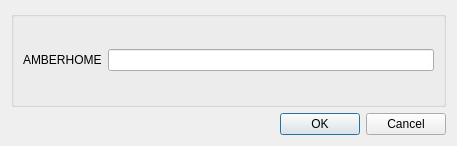
<?xml version="1.0" encoding="UTF-8"?>
<ui version="4.0">
 <class>ConfigDialog</class>
 <widget class="QDialog" name="ConfigDialog">
  <property name="geometry">
   <rect>
    <x>0</x>
    <y>0</y>
    <width>457</width>
    <height>146</height>
   </rect>
  </property>
  <property name="windowTitle">
   <string>Amber Config</string>
  </property>
  <layout class="QVBoxLayout" name="verticalLayout">
   <item>
    <widget class="QGroupBox" name="groupBox">
     <property name="title">
      <string/>
     </property>
     <layout class="QGridLayout" name="gridLayout">
      <item row="0" column="0" colspan="2">
       <widget class="QLabel" name="label">
        <property name="text">
         <string>AMBERHOME</string>
        </property>
       </widget>
      </item>
      <item row="0" column="2">
       <widget class="QLineEdit" name="directory">
        <property name="text">
         <string/>
        </property>
       </widget>
      </item>
     </layout>
    </widget>
   </item>
   <item>
    <widget class="QDialogButtonBox" name="buttonBox">
     <property name="orientation">
      <enum>Qt::Horizontal</enum>
     </property>
     <property name="standardButtons">
      <set>QDialogButtonBox::Cancel|QDialogButtonBox::Ok</set>
     </property>
    </widget>
   </item>
  </layout>
 </widget>
 <resources/>
 <connections>
  <connection>
   <sender>buttonBox</sender>
   <signal>accepted()</signal>
   <receiver>ConfigDialog</receiver>
   <slot>accept()</slot>
   <hints>
    <hint type="sourcelabel">
     <x>248</x>
     <y>254</y>
    </hint>
    <hint type="destinationlabel">
     <x>157</x>
     <y>274</y>
    </hint>
   </hints>
  </connection>
  <connection>
   <sender>buttonBox</sender>
   <signal>rejected()</signal>
   <receiver>ConfigDialog</receiver>
   <slot>reject()</slot>
   <hints>
    <hint type="sourcelabel">
     <x>316</x>
     <y>260</y>
    </hint>
    <hint type="destinationlabel">
     <x>286</x>
     <y>274</y>
    </hint>
   </hints>
  </connection>
 </connections>
</ui>
